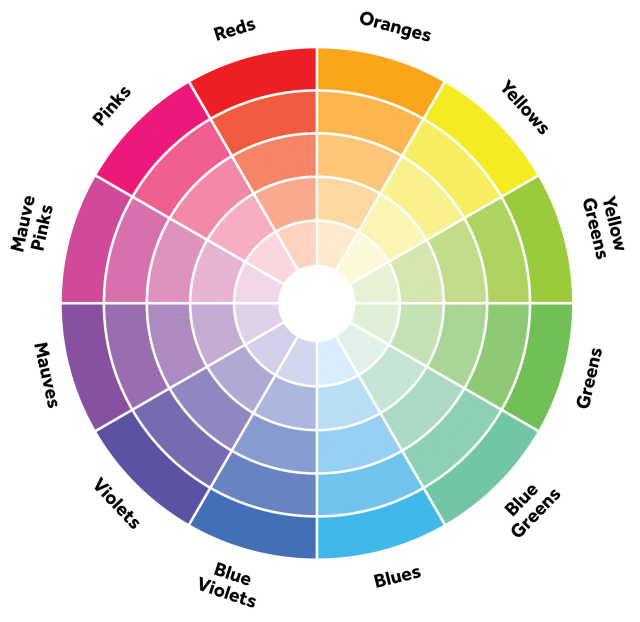
#> input picture 2_colorDetection/colourmap.jpg, 1280 x 1243 px (shown at 1/2 size)
$ python hsv_colour_tuning.py
#> lines starting #> are read from the running program, lines starting #| are printed output that depends on the picture; after the words box and inside, x2 and y2 are one past the last pixel; in counts of white or black regions, pixels touching at a corner belong together
# https://www.instructables.com/Color-Detection-in-Python-Using-OpenCV/
# https://www.rapidtables.com/web/color/RGB_Color.html
import cv2
import numpy as np


def empty():
    pass


cv2.namedWindow("TrackBars")
cv2.resizeWindow("TrackBars", 600, 300)
cv2.createTrackbar("Hue min", "TrackBars", 0, 255, empty)
#> slider 'Hue min' is set to 51
cv2.createTrackbar("Hue max", "TrackBars", 255, 255, empty)
cv2.createTrackbar("Sat min", "TrackBars", 0, 255, empty)
#> slider 'Sat min' is set to 51
cv2.createTrackbar("Sat max", "TrackBars", 255, 255, empty)
cv2.createTrackbar("Val min", "TrackBars", 0, 255, empty)
#> slider 'Val min' is set to 51
cv2.createTrackbar("Val max", "TrackBars", 255, 255, empty)


while True:

    img = cv2.imread("colourmap.jpg")
#> img is the input picture: shape (1243, 1280, 3); mean B, G, R 205.1, 209.9, 219.2
    img = cv2.resize(img, (0, 0), fx=0.3, fy=0.3)
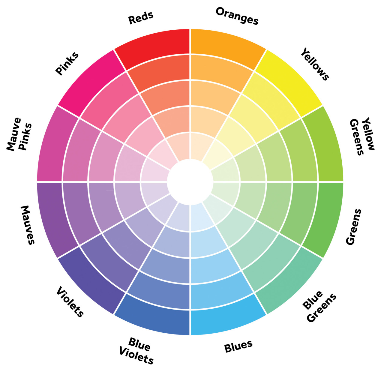
#> img: shape (373, 384, 3); mean B, G, R 205.2, 209.9, 219.3
    # resize = cv2.resize(img, (400, 300))
    hsv = cv2.cvtColor(img, cv2.COLOR_BGR2HSV)
#> hsv: shape (373, 384, 3); mean H, S, V 45.3, 55.7, 235.6
    h_min = cv2.getTrackbarPos("Hue min", "TrackBars")
    h_max = cv2.getTrackbarPos("Hue max", "TrackBars")
    s_min = cv2.getTrackbarPos("Sat min", "TrackBars")
    s_max = cv2.getTrackbarPos("Sat max", "TrackBars")
    v_min = cv2.getTrackbarPos("Val min", "TrackBars")
    v_max = cv2.getTrackbarPos("Val max", "TrackBars")
    print("Lower = ", h_min, s_min, v_min, " & ", "Upper = ", h_max, s_max, v_max)
    lower = np.array([h_min, s_min, v_min], dtype=np.uint8)
    upper = np.array([h_max, s_max, v_max], dtype=np.uint8)
    mask = cv2.inRange(hsv, lower, upper)
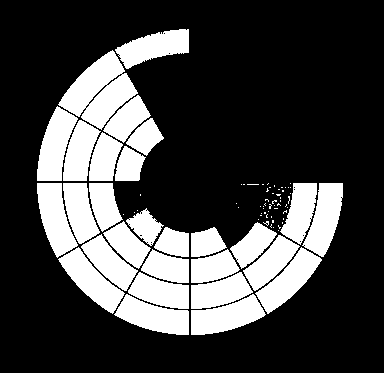
#> mask: shape (373, 384); 27% white; 83 white regions (55 under 20 px), largest, box (x1, y1, x2, y2) and area: (58, 50, 138, 130) 3219, (191, 294, 266, 335) 1790, (37, 106, 78, 181) 1777
    cv2.imshow("img", img)
    cv2.imshow("Output", mask)
    result = cv2.bitwise_and(img, img, mask=mask)
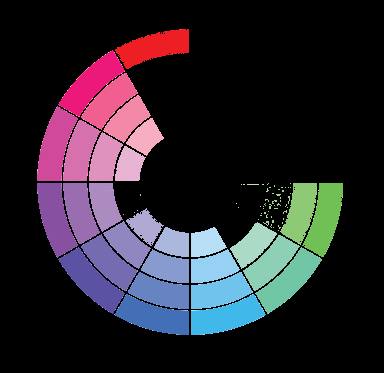
#> result: shape (373, 384, 3); mean B, G, R 46.4, 37.4, 42.7
    cv2.imshow("Result", result)
    if cv2.waitKey(1) & 0xFF == 27:  # ord("q"):
#> (key q is pressed here)
        break
cv2.destroyAllWindows()

$ run again, with 2_colorDetection/makerobo1.jpg copied over 2_colorDetection/colourmap.jpg
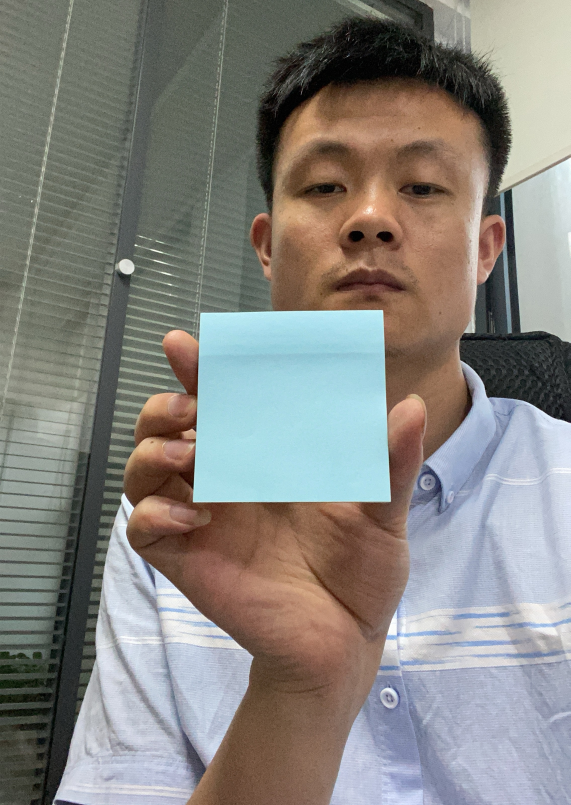
#> input picture 2_colorDetection/makerobo1.jpg, 1711 x 2415 px (shown at 1/3 size)
#> img is the input picture: shape (2415, 1711, 3); mean B, G, R 128.1, 132.8, 134.8
#> img: shape (724, 513, 3)
#> hsv: shape (724, 513, 3); mean H, S, V 57.5, 54.7, 147.4
#> `mask = cv2.inRange(hsv, lower, upper)`:
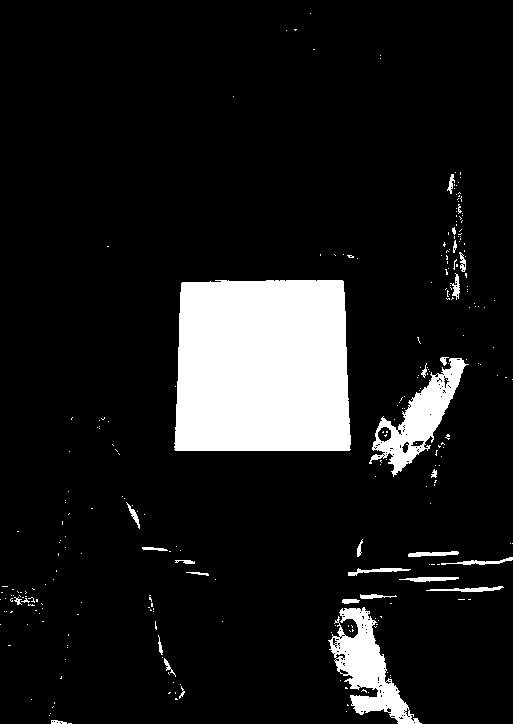
#> mask: shape (724, 513); 10.7% white; 273 white regions (244 under 20 px), largest, box (x1, y1, x2, y2) and area: (174, 280, 351, 451) 28875, (328, 607, 422, 724) 4154, (369, 358, 469, 477) 3772
#> `result = cv2.bitwise_and(img, img, mask=mask)`:
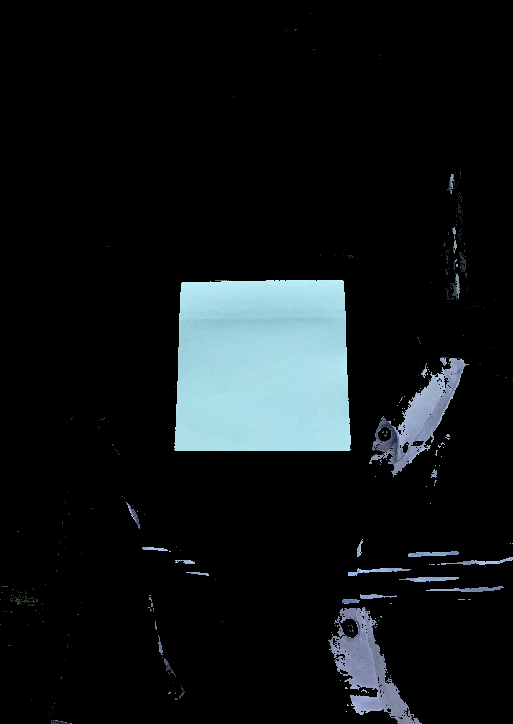
#> result: shape (724, 513, 3); mean B, G, R 22.7, 21.1, 16.7
